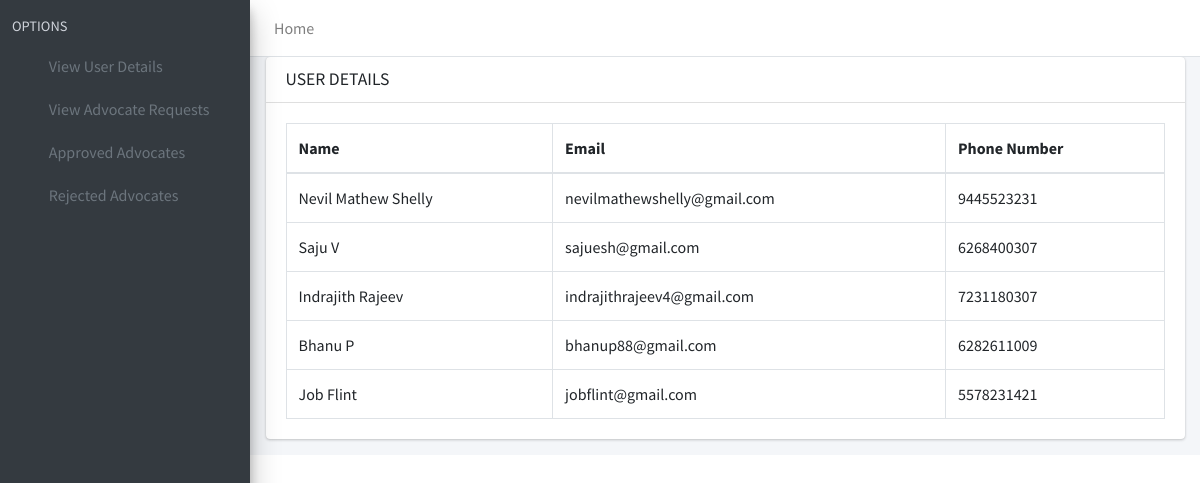
/view_user_details, run on the app's committed database.
### advbook_app/models.py (models this page shows)
class Register(models.Model):
    name=models.CharField(max_length=30)
    email=models.EmailField()
    number =models.CharField(max_length=10)
    password=models.CharField(max_length=30)
    registered_at = models.DateTimeField(auto_now_add=True)

### admin_app/views.py (the view)
# urls.py: path('view_user_details',views.view_user_details,name="view_user_details"),
def view_user_details(request):
    var=Register.objects.all()
    context = {
        'var':var
    }
    return render(request,'view_user_details.html',context)

### admin_app/templates/view_user_details.html (shortened to what this page needs)
{% extends 'data.html' %}
{% load static %}
{% block content %}
<section class="content">
    <div class="container-fluid">
      <div class="row">
        <div class="col-12">
          <div class="card">
            <div class="card-header">
              <h3 class="card-title">USER DETAILS</h3>
            </div>
            <div class="card-body">
              <table id="example2" class="table table-bordered table-hover">
                <thead>
                <tr>
                  <th>Name</th>
                  <th>Email</th>
                  <th>Phone Number</th>
                </tr>
                </thead>
                <tbody>
                {% for i in var %}
                <tr>
                  <td>{{i.name}}</td>
                  <td>{{i.email}}</td>
                  <td>{{i.number}}</td>
                </tr>
                {% endfor %}
              </table>
            </div>
          </div>
        </div>
      </div>
    </div>
  </section>
{% endblock %}

### data on the page
Register: name "Nevil Mathew Shelly", email "nevilmathewshelly@gmail.com", number "9445523231"
Register: name "Saju V", email "sajuesh@gmail.com", number "6268400307"
Register: name "Indrajith Rajeev", email "indrajithrajeev4@gmail.com", number "7231180307"
Register: name "Bhanu P", email "bhanup88@gmail.com", number "6282611009"
Register: name "Job Flint", email "jobflint@gmail.com", number "5578231421"
